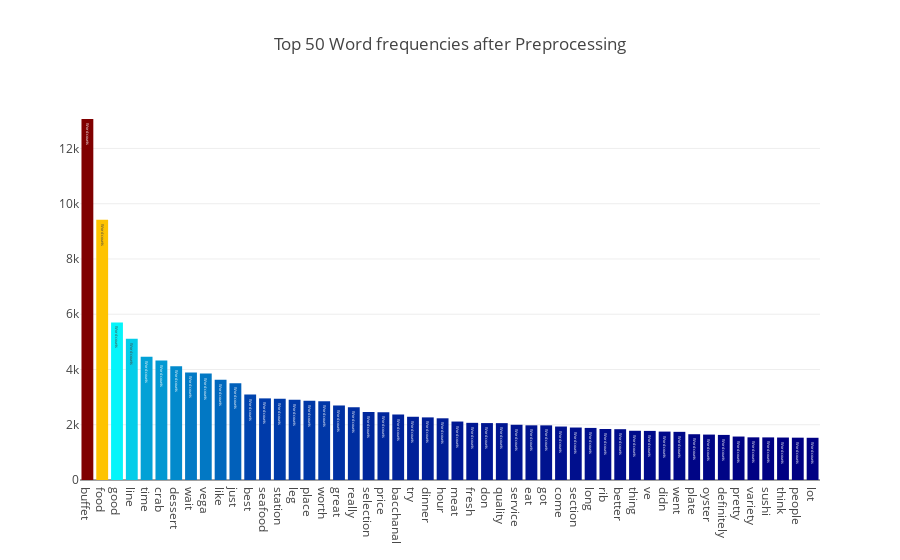
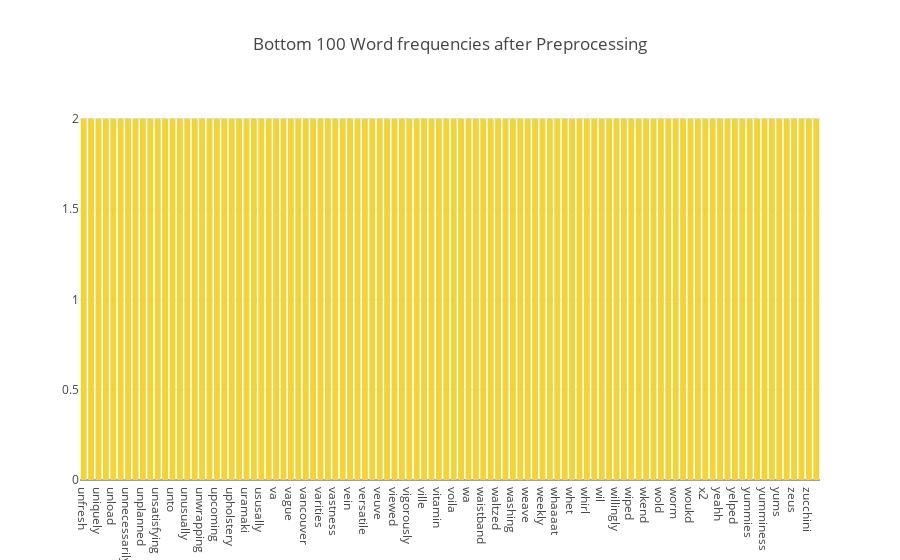

Notebook code for these charts, in order:
### Code cell
feature_names = tf_vectorizer.get_feature_names()
count_vec = np.asarray(tf.sum(axis=0)).ravel()
zipped = list(zip(feature_names, count_vec))
x, y = (list(x) for x in zip(*sorted(zipped, key=lambda x: x[1], reverse=True)))
# Now I want to extract out on the top 15 and bottom 15 words
Y = np.concatenate([y[0:15], y[-16:-1]])
X = np.concatenate([x[0:15], x[-16:-1]])

# Plotting the Plot.ly plot for the Top 50 word frequencies
data = [go.Bar(
            x = x[0:50],
            y = y[0:50],
            marker= dict(colorscale='Jet',
                         color = y[0:50]
                        ),
            text='Word counts'
    )]

layout = go.Layout(
    title='Top 50 Word frequencies after Preprocessing'
)

fig = go.Figure(data=data, layout=layout)

py.iplot(fig, filename='basic-bar')

# Plotting the Plot.ly plot for the Top 50 word frequencies
data = [go.Bar(
            x = x[-100:],
            y = y[-100:],
            marker= dict(colorscale='Portland',
                         color = y[-100:]
                        ),
            text='Word counts'
    )]

layout = go.Layout(
    title='Bottom 100 Word frequencies after Preprocessing'
)

fig = go.Figure(data=data, layout=layout)

py.iplot(fig, filename='basic-bar')

### Figure 1 — Plotly figure (JSON) as saved in the notebook; plotly's stock layout.template omitted (floating-point values rounded to 4 significant figures)
{"data": [{"marker": {"color": [13066, 9417, 5702, 5111, 4461, 4324, 4118, 3892, 3853, 3626, 3503, 3091, 2954, 2939, 2902, 2865, 2852, 2697, 2630, 2457, 2453, 2370, 2289, 2266, 2233, 2116, 2069, 2060, 2058, 1999, 1979, 1978, 1935, 1899, 1885, 1847, 1839, 1782, 1777, 1752, 1743, 1657, 1644, 1632, 1573, 1544, 1542, 1537, 1532, 1528], "colorscale": "Jet"}, "text": "Word counts", "type": "bar", "x": ["buffet", "food", "good", "line", "time", "crab", "dessert", "wait", "vega", "like", "just", "best", "seafood", "station", "leg", "place", "worth", "great", "really", "selection", "price", "bacchanal", "try", "dinner", "hour", "meat", "fresh", "don", "quality", "service", "eat", "got", "come", "section", "long", "rib", "better", "thing", "ve", "didn", "went", "plate", "oyster", "definitely", "pretty", "variety", "sushi", "think", "people", "lot"], "y": [13066, 9417, 5702, 5111, 4461, 4324, 4118, 3892, 3853, 3626, 3503, 3091, 2954, 2939, 2902, 2865, 2852, 2697, 2630, 2457, 2453, 2370, 2289, 2266, 2233, 2116, 2069, 2060, 2058, 1999, 1979, 1978, 1935, 1899, 1885, 1847, 1839, 1782, 1777, 1752, 1743, 1657, 1644, 1632, 1573, 1544, 1542, 1537, 1532, 1528]}], "layout": {"title": "Top 50 Word frequencies after Preprocessing"}}

### Figure 2 — Plotly figure (JSON) as saved in the notebook; plotly's stock layout.template omitted (floating-point values rounded to 4 significant figures)
{"data": [{"marker": {"color": [2, 2, 2, 2, 2, 2, 2, 2, 2, 2, 2, 2, 2, 2, 2, 2, 2, 2, 2, 2, 2, 2, 2, 2, 2, 2, 2, 2, 2, 2, 2, 2, 2, 2, 2, 2, 2, 2, 2, 2, 2, 2, 2, 2, 2, 2, 2, 2, 2, 2, 2, 2, 2, 2, 2, 2, 2, 2, 2, 2, 2, 2, 2, 2, 2, 2, 2, 2, 2, 2, 2, 2, 2, 2, 2, 2, 2, 2, 2, 2, 2, 2, 2, 2, 2, 2, 2, 2, 2, 2, 2, 2, 2, 2, 2, 2, 2, 2, 2, 2], "colorscale": "Portland"}, "text": "Word counts", "type": "bar", "x": ["unfresh", "uniform", "uniquely", "unknown", "unload", "unmarked", "unnecessarily", "uno", "unplanned", "unrealistic", "unsatisfying", "unsuspecting", "unto", "untouchable", "unusually", "unwanted", "unwrapping", "upbeat", "upcoming", "upgrading", "upholstery", "upright", "uramaki", "usuals", "ususally", "v8", "va", "vacated", "vague", "vamped", "vancouver", "vanished", "varities", "vas", "vastness", "vegi", "vein", "vengeance", "versatile", "vertically", "veuve", "vibrate", "viewed", "viewing", "vigorously", "viking", "ville", "violet", "vitamin", "viva", "voila", "vouch", "wa", "waay", "waistband", "waking", "waltzed", "warrior", "washing", "weather", "weave", "weaving", "weekly", "weighing", "whaaaat", "whaaat", "whet", "whine", "whirl", "wholly", "wil", "wildest", "willingly", "wink", "wiped", "wishing", "wkend", "woefully", "wold", "wolfgang", "worm", "worthless", "woukd", "wowing", "x2", "yard", "yeahh", "yeahhh", "yelped", "yorker", "yummies", "yummilicious", "yumminess", "yummmmy", "yums", "zag", "zeus", "zigzag", "zucchini", "皮蛋瘦肉粥"], "y": [2, 2, 2, 2, 2, 2, 2, 2, 2, 2, 2, 2, 2, 2, 2, 2, 2, 2, 2, 2, 2, 2, 2, 2, 2, 2, 2, 2, 2, 2, 2, 2, 2, 2, 2, 2, 2, 2, 2, 2, 2, 2, 2, 2, 2, 2, 2, 2, 2, 2, 2, 2, 2, 2, 2, 2, 2, 2, 2, 2, 2, 2, 2, 2, 2, 2, 2, 2, 2, 2, 2, 2, 2, 2, 2, 2, 2, 2, 2, 2, 2, 2, 2, 2, 2, 2, 2, 2, 2, 2, 2, 2, 2, 2, 2, 2, 2, 2, 2, 2]}], "layout": {"title": "Bottom 100 Word frequencies after Preprocessing"}}
